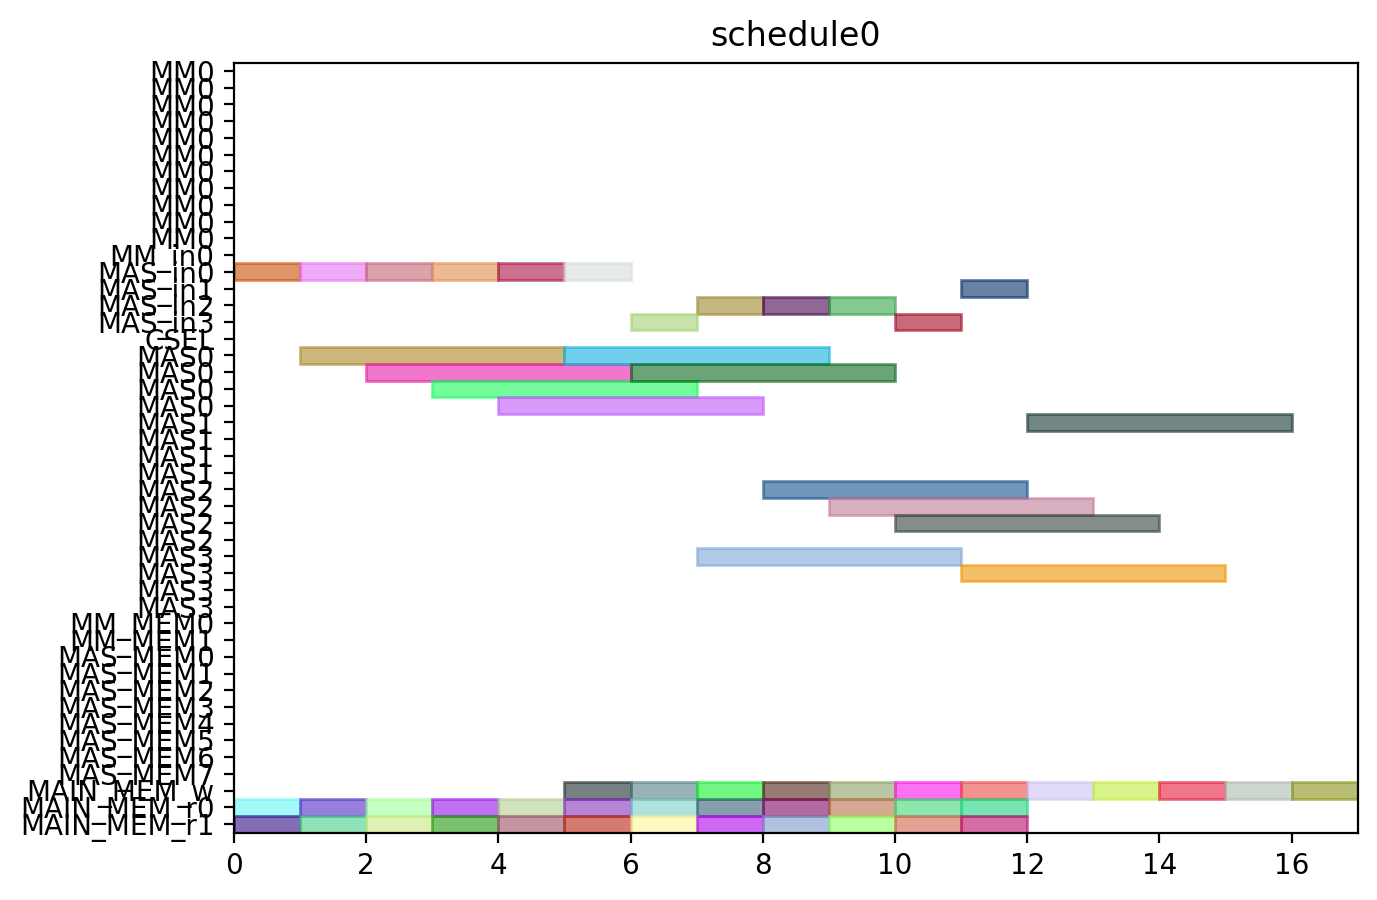

This figure's Python source:
from pyschedule import Scenario, solvers, plotters, alt


def solve():
	horizon = 120
	S = Scenario("schedule0", horizon=horizon)

	# resource
	MM = S.Resources('MM', num=1, size=11)
	MM_in = S.Resources('MM_in', num=1)
	MAS_in = S.Resources('MAS_in', num=4)
	CSEL = S.Resource('CSEL')
	MAS = S.Resources('MAS', num=4, size=4, periods=range(1, horizon))
	MM_MEM = S.Resources('MM_MEM', num=2)
	MAS_MEM = S.Resources('MAS_MEM', num=8)
	MAIN_MEM_w = S.Resource('MAIN_MEM_w', size=1)
	MAIN_MEM_r = S.Resources('MAIN_MEM_r', num=2)

	# result of previous scheduling

	# new tasks
	c000 = S.Task('c000', length=4, delay_cost=1)
	c000 += alt(MAS)
	c000_in = S.Task('c000_in', length=1, delay_cost=1)
	c000_in += alt(MAS_in)
	S += c000_in*MAS_in[0]<=c000*MAS[0]

	S += c000_in*MAS_in[1]<=c000*MAS[1]

	S += c000_in*MAS_in[2]<=c000*MAS[2]

	S += c000_in*MAS_in[3]<=c000*MAS[3]

	S += 0<c000

	c000_w = S.Task('c000_w', length=1, delay_cost=1)
	c000_w += alt(MAIN_MEM_w)
	S += c000 <= c000_w

	c000_mem0 = S.Task('c000_mem0', length=1, delay_cost=1)
	c000_mem0 += MAIN_MEM_r[0]
	S += c000_mem0 <= c000

	c000_mem1 = S.Task('c000_mem1', length=1, delay_cost=1)
	c000_mem1 += MAIN_MEM_r[1]
	S += c000_mem1 <= c000

	c001 = S.Task('c001', length=4, delay_cost=1)
	c001 += alt(MAS)
	c001_in = S.Task('c001_in', length=1, delay_cost=1)
	c001_in += alt(MAS_in)
	S += c001_in*MAS_in[0]<=c001*MAS[0]

	S += c001_in*MAS_in[1]<=c001*MAS[1]

	S += c001_in*MAS_in[2]<=c001*MAS[2]

	S += c001_in*MAS_in[3]<=c001*MAS[3]

	S += 0<c001

	c001_w = S.Task('c001_w', length=1, delay_cost=1)
	c001_w += alt(MAIN_MEM_w)
	S += c001 <= c001_w

	c001_mem0 = S.Task('c001_mem0', length=1, delay_cost=1)
	c001_mem0 += MAIN_MEM_r[0]
	S += c001_mem0 <= c001

	c001_mem1 = S.Task('c001_mem1', length=1, delay_cost=1)
	c001_mem1 += MAIN_MEM_r[1]
	S += c001_mem1 <= c001

	c010 = S.Task('c010', length=4, delay_cost=1)
	c010 += alt(MAS)
	c010_in = S.Task('c010_in', length=1, delay_cost=1)
	c010_in += alt(MAS_in)
	S += c010_in*MAS_in[0]<=c010*MAS[0]

	S += c010_in*MAS_in[1]<=c010*MAS[1]

	S += c010_in*MAS_in[2]<=c010*MAS[2]

	S += c010_in*MAS_in[3]<=c010*MAS[3]

	S += 0<c010

	c010_w = S.Task('c010_w', length=1, delay_cost=1)
	c010_w += alt(MAIN_MEM_w)
	S += c010 <= c010_w

	c010_mem0 = S.Task('c010_mem0', length=1, delay_cost=1)
	c010_mem0 += MAIN_MEM_r[0]
	S += c010_mem0 <= c010

	c010_mem1 = S.Task('c010_mem1', length=1, delay_cost=1)
	c010_mem1 += MAIN_MEM_r[1]
	S += c010_mem1 <= c010

	c011 = S.Task('c011', length=4, delay_cost=1)
	c011 += alt(MAS)
	c011_in = S.Task('c011_in', length=1, delay_cost=1)
	c011_in += alt(MAS_in)
	S += c011_in*MAS_in[0]<=c011*MAS[0]

	S += c011_in*MAS_in[1]<=c011*MAS[1]

	S += c011_in*MAS_in[2]<=c011*MAS[2]

	S += c011_in*MAS_in[3]<=c011*MAS[3]

	S += 0<c011

	c011_w = S.Task('c011_w', length=1, delay_cost=1)
	c011_w += alt(MAIN_MEM_w)
	S += c011 <= c011_w

	c011_mem0 = S.Task('c011_mem0', length=1, delay_cost=1)
	c011_mem0 += MAIN_MEM_r[0]
	S += c011_mem0 <= c011

	c011_mem1 = S.Task('c011_mem1', length=1, delay_cost=1)
	c011_mem1 += MAIN_MEM_r[1]
	S += c011_mem1 <= c011

	c100 = S.Task('c100', length=4, delay_cost=1)
	c100 += alt(MAS)
	c100_in = S.Task('c100_in', length=1, delay_cost=1)
	c100_in += alt(MAS_in)
	S += c100_in*MAS_in[0]<=c100*MAS[0]

	S += c100_in*MAS_in[1]<=c100*MAS[1]

	S += c100_in*MAS_in[2]<=c100*MAS[2]

	S += c100_in*MAS_in[3]<=c100*MAS[3]

	S += 0<c100

	c100_w = S.Task('c100_w', length=1, delay_cost=1)
	c100_w += alt(MAIN_MEM_w)
	S += c100 <= c100_w

	c100_mem0 = S.Task('c100_mem0', length=1, delay_cost=1)
	c100_mem0 += MAIN_MEM_r[0]
	S += c100_mem0 <= c100

	c100_mem1 = S.Task('c100_mem1', length=1, delay_cost=1)
	c100_mem1 += MAIN_MEM_r[1]
	S += c100_mem1 <= c100

	c101 = S.Task('c101', length=4, delay_cost=1)
	c101 += alt(MAS)
	c101_in = S.Task('c101_in', length=1, delay_cost=1)
	c101_in += alt(MAS_in)
	S += c101_in*MAS_in[0]<=c101*MAS[0]

	S += c101_in*MAS_in[1]<=c101*MAS[1]

	S += c101_in*MAS_in[2]<=c101*MAS[2]

	S += c101_in*MAS_in[3]<=c101*MAS[3]

	S += 0<c101

	c101_w = S.Task('c101_w', length=1, delay_cost=1)
	c101_w += alt(MAIN_MEM_w)
	S += c101 <= c101_w

	c101_mem0 = S.Task('c101_mem0', length=1, delay_cost=1)
	c101_mem0 += MAIN_MEM_r[0]
	S += c101_mem0 <= c101

	c101_mem1 = S.Task('c101_mem1', length=1, delay_cost=1)
	c101_mem1 += MAIN_MEM_r[1]
	S += c101_mem1 <= c101

	c110 = S.Task('c110', length=4, delay_cost=1)
	c110 += alt(MAS)
	c110_in = S.Task('c110_in', length=1, delay_cost=1)
	c110_in += alt(MAS_in)
	S += c110_in*MAS_in[0]<=c110*MAS[0]

	S += c110_in*MAS_in[1]<=c110*MAS[1]

	S += c110_in*MAS_in[2]<=c110*MAS[2]

	S += c110_in*MAS_in[3]<=c110*MAS[3]

	S += 0<c110

	c110_w = S.Task('c110_w', length=1, delay_cost=1)
	c110_w += alt(MAIN_MEM_w)
	S += c110 <= c110_w

	c110_mem0 = S.Task('c110_mem0', length=1, delay_cost=1)
	c110_mem0 += MAIN_MEM_r[0]
	S += c110_mem0 <= c110

	c110_mem1 = S.Task('c110_mem1', length=1, delay_cost=1)
	c110_mem1 += MAIN_MEM_r[1]
	S += c110_mem1 <= c110

	c111 = S.Task('c111', length=4, delay_cost=1)
	c111 += alt(MAS)
	c111_in = S.Task('c111_in', length=1, delay_cost=1)
	c111_in += alt(MAS_in)
	S += c111_in*MAS_in[0]<=c111*MAS[0]

	S += c111_in*MAS_in[1]<=c111*MAS[1]

	S += c111_in*MAS_in[2]<=c111*MAS[2]

	S += c111_in*MAS_in[3]<=c111*MAS[3]

	S += 0<c111

	c111_w = S.Task('c111_w', length=1, delay_cost=1)
	c111_w += alt(MAIN_MEM_w)
	S += c111 <= c111_w

	c111_mem0 = S.Task('c111_mem0', length=1, delay_cost=1)
	c111_mem0 += MAIN_MEM_r[0]
	S += c111_mem0 <= c111

	c111_mem1 = S.Task('c111_mem1', length=1, delay_cost=1)
	c111_mem1 += MAIN_MEM_r[1]
	S += c111_mem1 <= c111

	c200 = S.Task('c200', length=4, delay_cost=1)
	c200 += alt(MAS)
	c200_in = S.Task('c200_in', length=1, delay_cost=1)
	c200_in += alt(MAS_in)
	S += c200_in*MAS_in[0]<=c200*MAS[0]

	S += c200_in*MAS_in[1]<=c200*MAS[1]

	S += c200_in*MAS_in[2]<=c200*MAS[2]

	S += c200_in*MAS_in[3]<=c200*MAS[3]

	S += 0<c200

	c200_w = S.Task('c200_w', length=1, delay_cost=1)
	c200_w += alt(MAIN_MEM_w)
	S += c200 <= c200_w

	c200_mem0 = S.Task('c200_mem0', length=1, delay_cost=1)
	c200_mem0 += MAIN_MEM_r[0]
	S += c200_mem0 <= c200

	c200_mem1 = S.Task('c200_mem1', length=1, delay_cost=1)
	c200_mem1 += MAIN_MEM_r[1]
	S += c200_mem1 <= c200

	c201 = S.Task('c201', length=4, delay_cost=1)
	c201 += alt(MAS)
	c201_in = S.Task('c201_in', length=1, delay_cost=1)
	c201_in += alt(MAS_in)
	S += c201_in*MAS_in[0]<=c201*MAS[0]

	S += c201_in*MAS_in[1]<=c201*MAS[1]

	S += c201_in*MAS_in[2]<=c201*MAS[2]

	S += c201_in*MAS_in[3]<=c201*MAS[3]

	S += 0<c201

	c201_w = S.Task('c201_w', length=1, delay_cost=1)
	c201_w += alt(MAIN_MEM_w)
	S += c201 <= c201_w

	c201_mem0 = S.Task('c201_mem0', length=1, delay_cost=1)
	c201_mem0 += MAIN_MEM_r[0]
	S += c201_mem0 <= c201

	c201_mem1 = S.Task('c201_mem1', length=1, delay_cost=1)
	c201_mem1 += MAIN_MEM_r[1]
	S += c201_mem1 <= c201

	c210 = S.Task('c210', length=4, delay_cost=1)
	c210 += alt(MAS)
	c210_in = S.Task('c210_in', length=1, delay_cost=1)
	c210_in += alt(MAS_in)
	S += c210_in*MAS_in[0]<=c210*MAS[0]

	S += c210_in*MAS_in[1]<=c210*MAS[1]

	S += c210_in*MAS_in[2]<=c210*MAS[2]

	S += c210_in*MAS_in[3]<=c210*MAS[3]

	S += 0<c210

	c210_w = S.Task('c210_w', length=1, delay_cost=1)
	c210_w += alt(MAIN_MEM_w)
	S += c210 <= c210_w

	c210_mem0 = S.Task('c210_mem0', length=1, delay_cost=1)
	c210_mem0 += MAIN_MEM_r[0]
	S += c210_mem0 <= c210

	c210_mem1 = S.Task('c210_mem1', length=1, delay_cost=1)
	c210_mem1 += MAIN_MEM_r[1]
	S += c210_mem1 <= c210

	c211 = S.Task('c211', length=4, delay_cost=1)
	c211 += alt(MAS)
	c211_in = S.Task('c211_in', length=1, delay_cost=1)
	c211_in += alt(MAS_in)
	S += c211_in*MAS_in[0]<=c211*MAS[0]

	S += c211_in*MAS_in[1]<=c211*MAS[1]

	S += c211_in*MAS_in[2]<=c211*MAS[2]

	S += c211_in*MAS_in[3]<=c211*MAS[3]

	S += 0<c211

	c211_w = S.Task('c211_w', length=1, delay_cost=1)
	c211_w += alt(MAIN_MEM_w)
	S += c211 <= c211_w

	c211_mem0 = S.Task('c211_mem0', length=1, delay_cost=1)
	c211_mem0 += MAIN_MEM_r[0]
	S += c211_mem0 <= c211

	c211_mem1 = S.Task('c211_mem1', length=1, delay_cost=1)
	c211_mem1 += MAIN_MEM_r[1]
	S += c211_mem1 <= c211

	solvers.mip.solve(S,msg=1,kind='CPLEX',ratio_gap=1.01)

	solution = [['hoge']*len(S.solution()[1]) for i in range(len(S.solution()))]
	for i in range(len(S.solution())):
		for j in range(len(S.solution()[i])):
			solution[i][j]=str(S.solution()[i][j])
	print(solution)

	cycles = int(solution[-1][3])

	pic_file_name = "/mnt/rose/usr1/fukuda/ABE/multiRAM_multiMAS_16mux/scheduling_result/stage11MM1_stage4MAS4/CONJ/schedule0.png"
	if(S.solution() != []):
		plotters.matplotlib.plot(S,img_filename=pic_file_name, show_task_labels=False, fig_size=(cycles*0.25+3, 5))

	return solution
